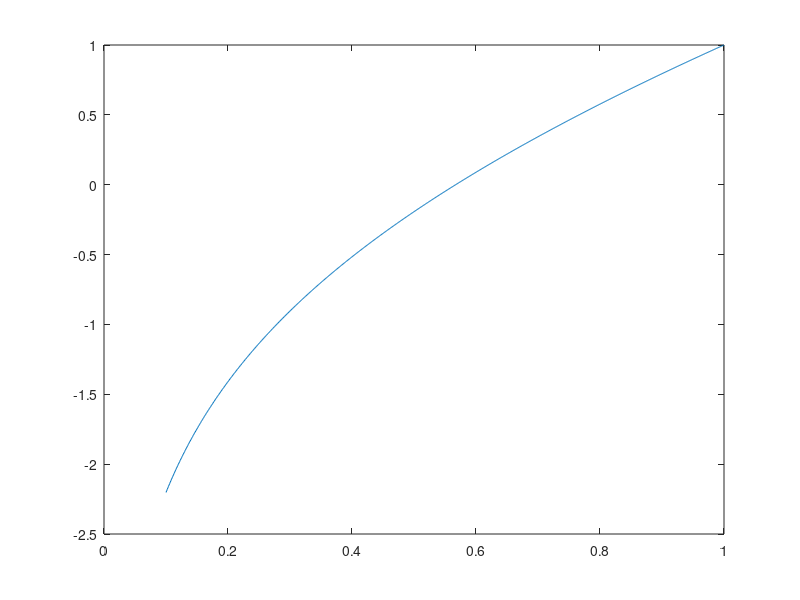

Here is the MATLAB script that generated this plot: (Note: this script raises an error after producing the figure.)
%% Exercise 3.6.15 
clear
clc
close all;

%% Part B
t = 0.1:0.001:1;
f = log(t) + t;
plot(t,f)

%% Part C
f = @(x) x + log(x);
tol = 1e-10;

bisection_history = bisection(f,0.5,0.6,tol);
fixedPoint_history = fixedPoint(@(x) x-0.375*(x+log(x)), 0.5, tol);
newton_history = fixedPoint(@(x) x - (x+log(x))/(1+1/x),0.5,tol);
secant_history = secant(f,0.5,0.6,tol);

fprintf('Bisection Results\n')
iterateAnalysis(bisection_history)

fprintf('\nFixed PointResults\n')
iterateAnalysis(fixedPoint_history)

fprintf('\nNewton Results\n')
iterateAnalysis(newton_history)

fprintf('\nSecant Results\n')
iterateAnalysis(secant_history)